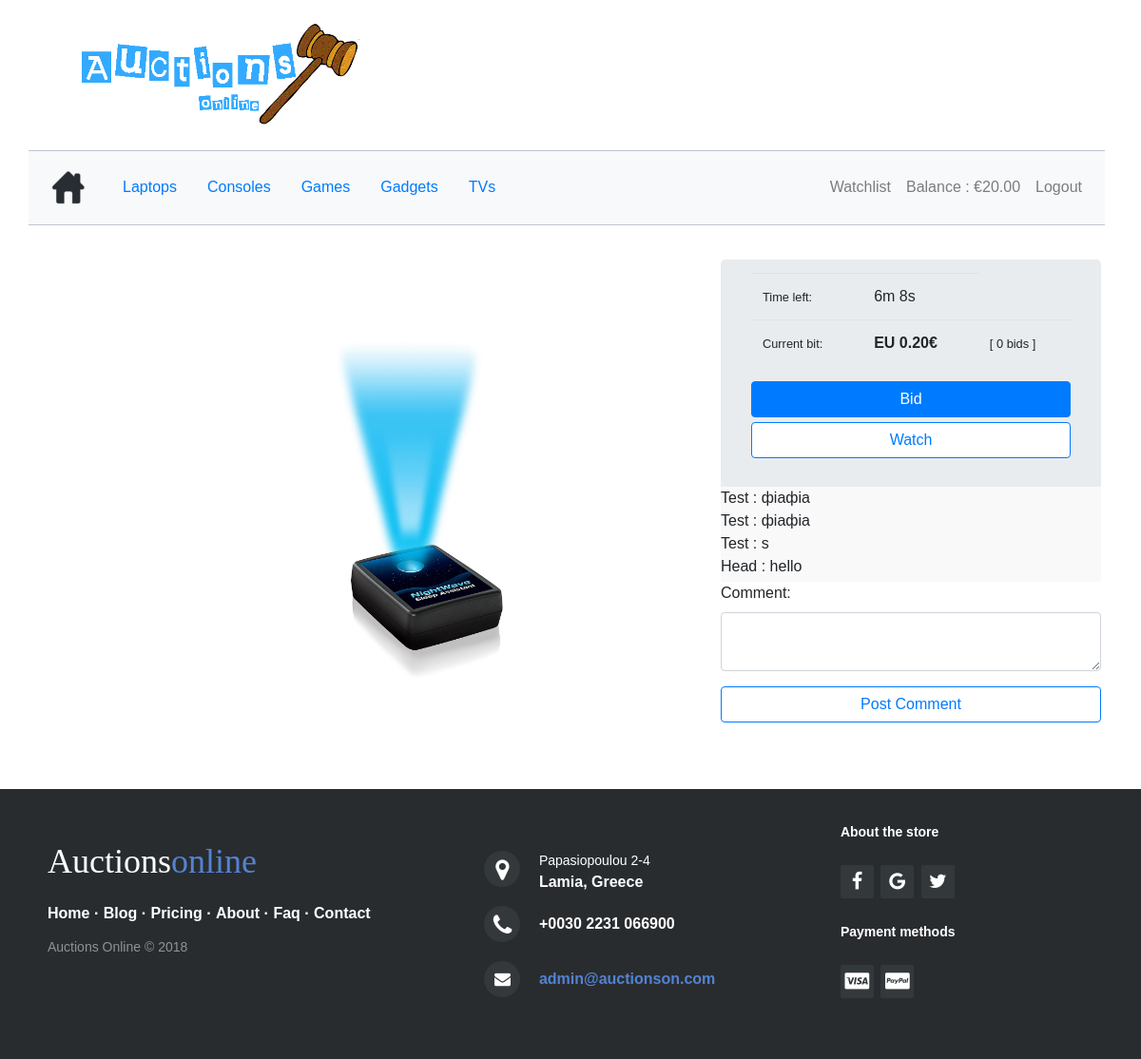
The app's page /website/bid/11/ (signed in) with its own data.
### website/models.py (models this page shows, shortened)
class UserDetails(models.Model):
    user_id = models.ForeignKey(User, on_delete=models.CASCADE)
    balance = models.DecimalField(max_digits=6, decimal_places=2)
    cellphone = models.CharField(max_length=14)
    address = models.CharField(max_length=255)
    town = models.CharField(max_length=45)
    post_code = models.CharField(max_length=45)
    country = models.CharField(max_length=45)

class Auction(models.Model):
    product_id = models.ForeignKey(Product, on_delete=models.CASCADE)
    number_of_bids = models.IntegerField()
    time_starting = models.DateTimeField()
    time_ending = models.DateTimeField()

class Product(models.Model):
    CATEGORIES = (
        ('LAP', 'Laptop'),
        ('CON', 'Console'),
        ('GAD', 'Gadget'),
        ('GAM', 'Game'),
        ('TEL', 'TV')
    )
    title = models.CharField(max_length=255)
    image = models.ImageField(upload_to='images/')
    description = models.CharField(max_length=500)
    quantity = models.IntegerField()
    category = models.CharField(
        max_length=3,
        choices=CATEGORIES
    )
    date_posted = models.DateTimeField(auto_now_add=True, blank=True)

class Chat(models.Model):
    auction_id = models.ForeignKey(Auction, on_delete=models.CASCADE)
    user_id = models.ForeignKey(User, on_delete=models.CASCADE)
    message = models.TextField()
    time_sent = models.DateTimeField()

### website/views.py (the view)
# urls.py: path('bid/<int:auction_id>/', views.bid_page, name='bid_page'),
def bid_page(request, auction_id):
    print(type(auction_id))
    try:
        if request.session['username']:
            auction = Auction.objects.filter(id=auction_id)
            if auction[0].time_starting > timezone.now():
                return index(request)
            user = User.objects.get(username=request.session['username'])
            userDetails = UserDetails.objects.get(user_id=user.id)
            balance = userDetails.balance
            stats = []
            time_left, expired = remaining_time(auction[0])
            stats.append(time_left)  # First element in stats list
            current_cost = 0.20 + (auction[0].number_of_bids * 0.20)
            current_cost = "%0.2f" % current_cost
            stats.append(current_cost)
            if expired < 0:  # if auction ended append false.
                stats.append(False)
            else:
                stats.append(True)
            latest_bid = Bid.objects.all().order_by('-bid_time')
            if latest_bid:
                winner = User.objects.filter(id=latest_bid[0].user_id.id)
                stats.append(winner[0].username)
            else:
                stats.append(None)
            chat = Chat.objects.all().order_by('time_sent')
            stats.append(chat)
            w = Watchlist.objects.filter(user_id=user)
            watchlist = Auction.objects.none()
            for item in w:
                a = Auction.objects.filter(id=item.auction_id.id)
                watchlist = list(chain(watchlist, a))
            return render(request, 'bid.html',
                          {
                              'auction': auction[0],
                              'user': user,  # Remove [0] here
                              'stats': stats,
                              'watchlist': watchlist,
                              'balance': balance
                          })
    except KeyError:
        return index(request)
    return index(request)

### website/transactions.py (called while the page is built)
def remaining_time(auction):
    time_left = auction.time_ending - timezone.now()
    days, seconds = time_left.days, time_left.seconds
    hours = days * 24 + seconds // 3600
    minutes = (seconds % 3600) // 60
    seconds = seconds % 60
    time_left = str(minutes) + "m " + str(seconds) + "s"
    expired = days
    return time_left, expired

### website/templates/bid.html (shortened to what this page needs)
<!DOCTYPE html>
<html>
<head>
    <link rel="stylesheet" type="text/css" href="/static/css/bid.css">
</head>
<body>
{% extends 'index.html' %}
{% block body %}
<div id="bid-flexbox" class="d-flex flex-row">
    <div class="p-2"><img id="preview_product" src="/media/{{ auction.product_id.image }}" /></div>
    <div class="p-2">
        <div id="bidding" class="jumbotron">
            <div id="bid_table">
                <table  class="table table-borderless">
                    <tbody>
                        <tr>
                            {% if stats.2 %}
                            <td><small>Time left:</small></td>
                            <td>{{ stats.0 }}</td>
                            {% else %}
                            <p>Auction Ended! The winner is : {{ stats.3 }}</p>
                            {% endif %}
                        </tr>
                        <tr>
                            <td><small>Current bit:</small></td>
                            <td><b>EU {{stats.1}}€</b></td>
                            <td><small>[ {{ auction.number_of_bids }} bids ]</small></td>
                        </tr>
                    </tbody>
                </table>
            </div>
            {% if stats.2 %}
            <div>
                <button type="button" id="b_button" class="btn btn-primary" onclick="location.href='/website/bid/{{auction.id}}/raise_bid'">Bid</button>
            </div>
            {% endif %}
            <div>
                <button type="button" id="w_button" class="btn btn-outline-primary watch_button" onclick="location.href='/website/watchlist/{{auction.id}}'">
                    {% load custom_tags %}
                    {% if watchlist %}
                        {% if watchlist|search:auction.id%}
                            Unwatch
                        {% else %}
                            Watch
                        {% endif %}
                    {% else %}
                        Watch
                    {% endif %}
                </button>
            </div>
        </div>
        <div id="comments">
            {% for c in stats.4 %}
            {{ c.user_id.username }} : {{ c.message }}<br>
            {% endfor %}
        </div>
        <form method="post" action="/website/bid/{{auction.id}}/comment/">{% csrf_token %}
        <div class="form-group">
            <label for="comment">Comment:</label>
            <textarea class="form-control" rows="2" id="comment" name="comment"></textarea>
        </div>
        <button id="post_button" type="submit" class="btn btn-outline-primary">Post Comment</button>
        </form>
    </div>
</div>
{% endblock %}

### website/templates/home.html (shortened to what this page needs)
<!DOCTYPE html>
<html>
<head>
</head>
<body>
    <li class="nav-item">
        <a class="nav-link" href="/website/watchlist/">Watchlist</a>
    </li>
    <li class="nav-item open-modal">
        <a class="nav-link" href="/website/balance/">Balance : €{{ balance }}</a>
    </li>
    <li class="nav-item">
        <a class="nav-link" href="/website/logout/">Logout</a>
    </li>
</body>
</html>

### website/static/css/bid.css (style rules this page uses)
#preview_product { max-height: 500px; max-width: 500px; margin-top: 80px; margin-right: 40px; }
#comments { background: #f9f9f9; width: 400px; height: 100px; overflow-y: scroll; }
#bid-flexbox { margin-top: 20px; }
#b_button { width: 100%; }
#w_button { width: 100%; margin-top: 5px; background: white; }
#bid_table { margin-top: -50px; }
#bidding { height: 65%; margin-bottom: 20px; }
#comments { margin-top: -80px; }
#post_button { width: 100%; }

### website/static/css/modal.css (style rules this page uses)
body { font-family: 'Barlow Semi Condensed', sans-serif; }

### records on screen
UserDetails: balance "20.00"
Auction: product_id.image (picture), number_of_bids "0"
Chat: user_id.username "Test", message "фіафіа"
Chat: user_id.username "Test", message "фіафіа"
Chat: user_id.username "Test", message "s"
Chat: user_id.username "Head", message "hello"

### other values on screen
{{ stats.0 }} "6m 8s"
{{ stats.1 }} "0.20"
